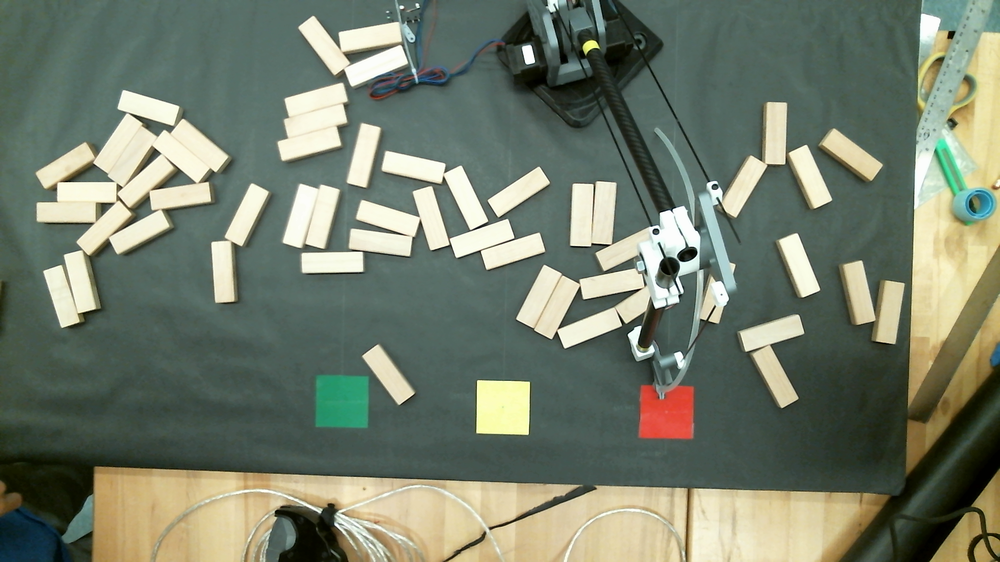
#> input picture cvTesting/test_frames/frame_7.png, 1000 x 562 px, shrunk from 1920 x 1080 before the run, found by its file name
$ python contourTestIan.py
#> lines starting #> are read from the running program, lines starting #| are printed output that depends on the picture; after the words box and inside, x2 and y2 are one past the last pixel; in counts of white or black regions, pixels touching at a corner belong together
import numpy as np
import cv2 as cv
im = cv.imread('C:\\dev\\git\\armadillo\\cvTesting\\test_frames\\frame_7.png')
#> im is the input picture: shape (562, 1000, 3); mean B, G, R 108.1, 125.4, 116.3
imgray = cv.cvtColor(im, cv.COLOR_BGR2GRAY)
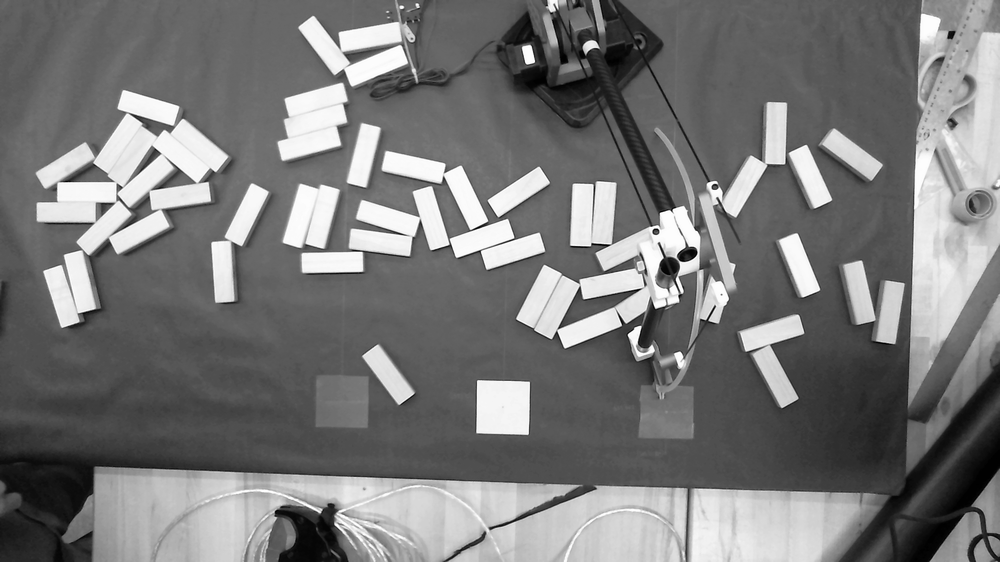
#> imgray: shape (562, 1000); min 0, max 255, mean 120.7
ret, thresh = cv.threshold(imgray, 127, 255, 0)
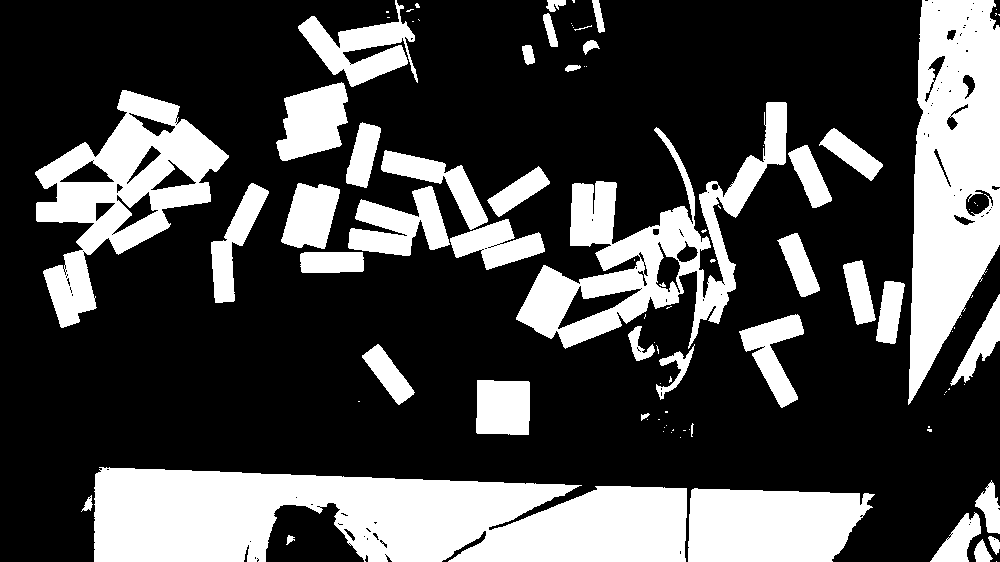
#> thresh: shape (562, 1000); 29.3% white; 95 white regions (54 under 20 px)
contours, hierarchy = cv.findContours(thresh, cv.RETR_TREE, cv.CHAIN_APPROX_SIMPLE)
#> contours = 233 contours, 166 with area under 20; largest, box (x1, y1, x2, y2) and area: (94, 467, 687, 562) 43718, (908, 0, 1000, 405) 26610, (516, 102, 787, 349) 20192, (35, 90, 229, 328) 19424, (688, 488, 875, 562) 11498

print(contours)
#> (printed output is left out)
print(type(contours))
print(type(contours[0]))
print(type(contours[0][0]))
print(type(contours[0][0][0]))
print(type(contours[0][0][0][0]))

# cv.drawContours(im, contours, -1, (0,255,0), 3)
# cv.imshow("hello world", im)
# cv.waitKey()

$ run again, with cvTesting/test_frames/frame_0.png copied over cvTesting/test_frames/frame_7.png
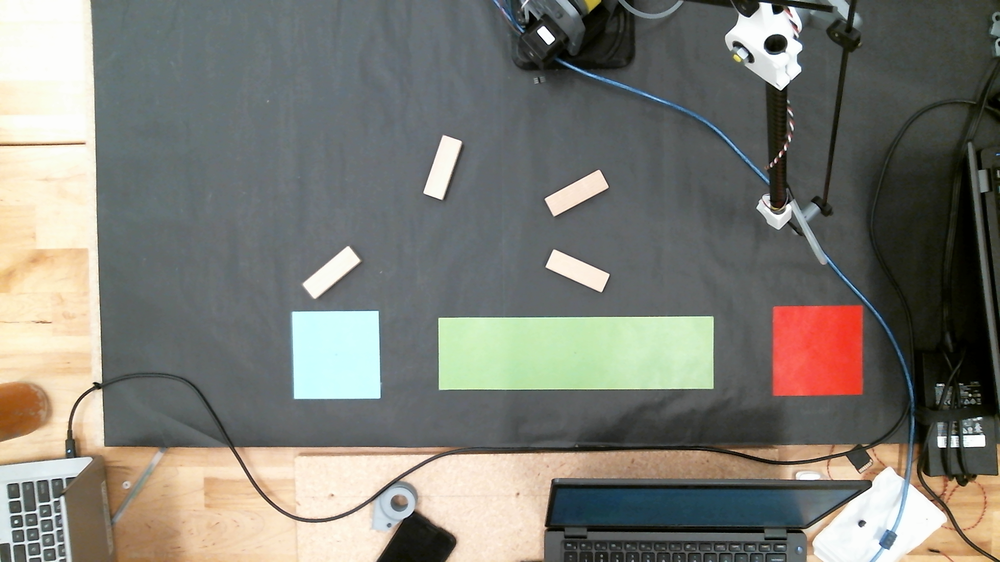
#> input picture cvTesting/test_frames/frame_0.png, 1000 x 562 px, shrunk from 1920 x 1080 before the run, found by its file name
#> im is the input picture: shape (562, 1000, 3); mean B, G, R 115.8, 123.3, 124
#> `imgray = cv.cvtColor(im, cv.COLOR_BGR2GRAY)`:
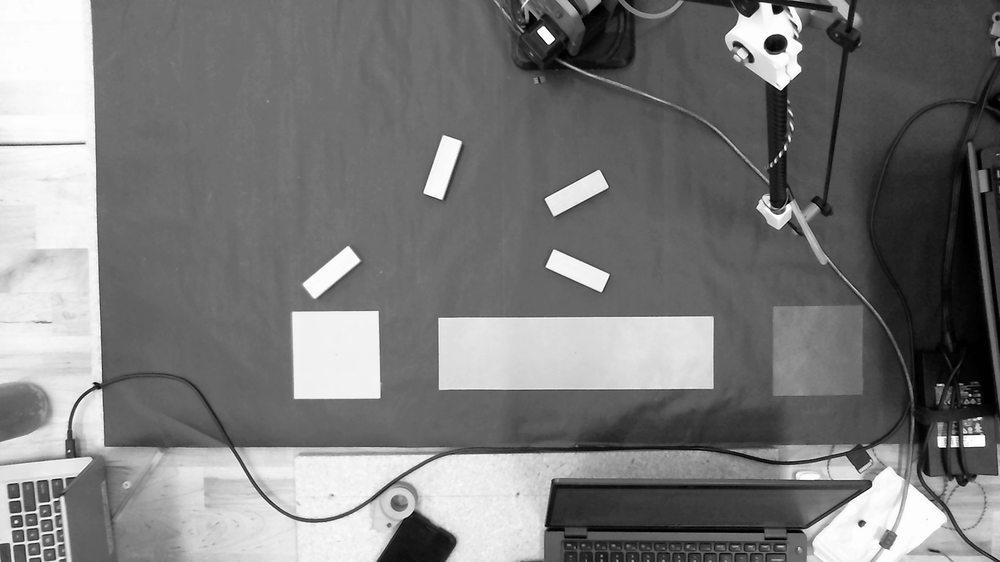
#> imgray: shape (562, 1000); min 0, max 255, mean 122.6
#> `ret, thresh = cv.threshold(imgray, 127, 255, 0)`:
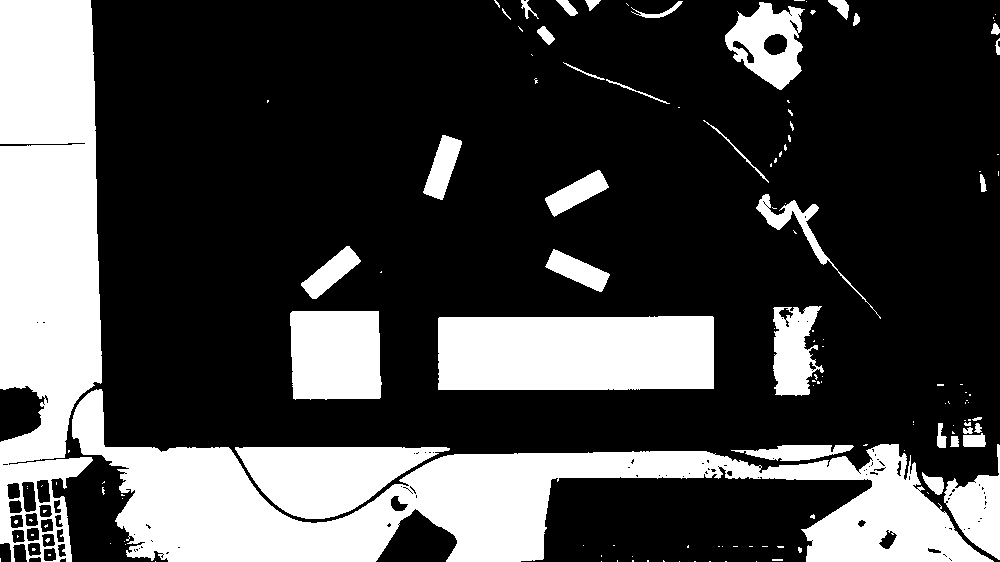
#> thresh: shape (562, 1000); 28% white; 140 white regions (102 under 20 px)
#> contours = 283 contours, 217 with area under 20; largest, box (x1, y1, x2, y2) and area: (72, 389, 994, 562) 53302, (0, 0, 102, 562) 46383, (438, 316, 714, 390) 19762, (235, 447, 450, 519) 9238, (290, 311, 382, 400) 7620
#| [array([[[756, 561]]], dtype=int32), array([[[725, 561]],
#|        [[726, 561]]], dtype=int32), array([[[709, 561]],
#|        [[710, 561]]], dtype=int32), array([[[694, 561]],
#|        [[695, 561]]], dtype=int32), array([[[679, 561]]], dtype=int32), array([[[601, 561]]], dtype=int32), array([[[155, 561]]], dtype=int32), array([[[663, 560]],
#|        [[663, 561]],
#|        [[664, 561]]], dtype=int32), array([[[647, 560]],
#> (further printed lines are left out)

$ run again, with cvTesting/test_frames/frame_1.png copied over cvTesting/test_frames/frame_7.png
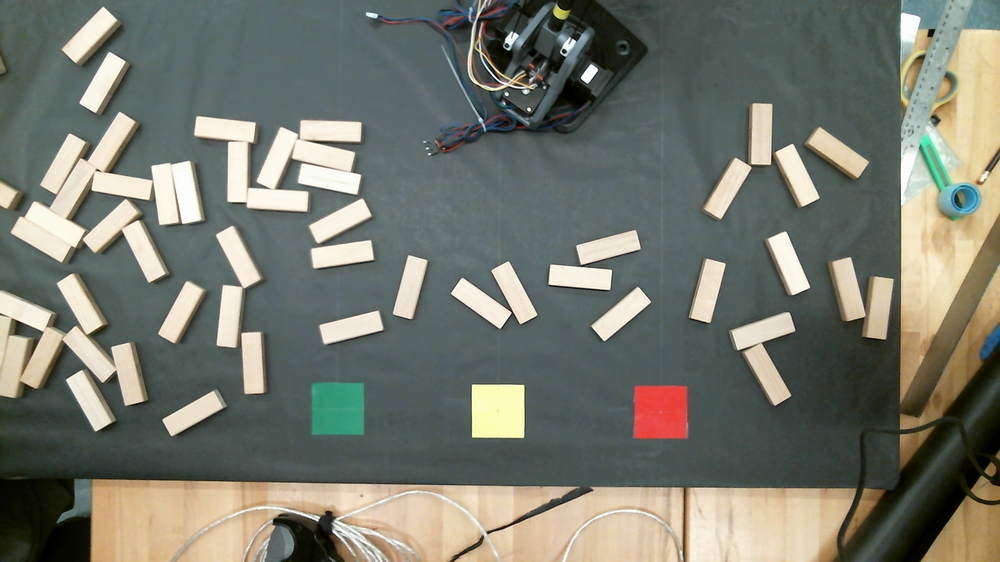
#> input picture cvTesting/test_frames/frame_1.png, 1000 x 562 px, shrunk from 1920 x 1080 before the run, found by its file name
#> im is the input picture: shape (562, 1000, 3); mean B, G, R 109.4, 120.5, 117.2
#> `imgray = cv.cvtColor(im, cv.COLOR_BGR2GRAY)`:
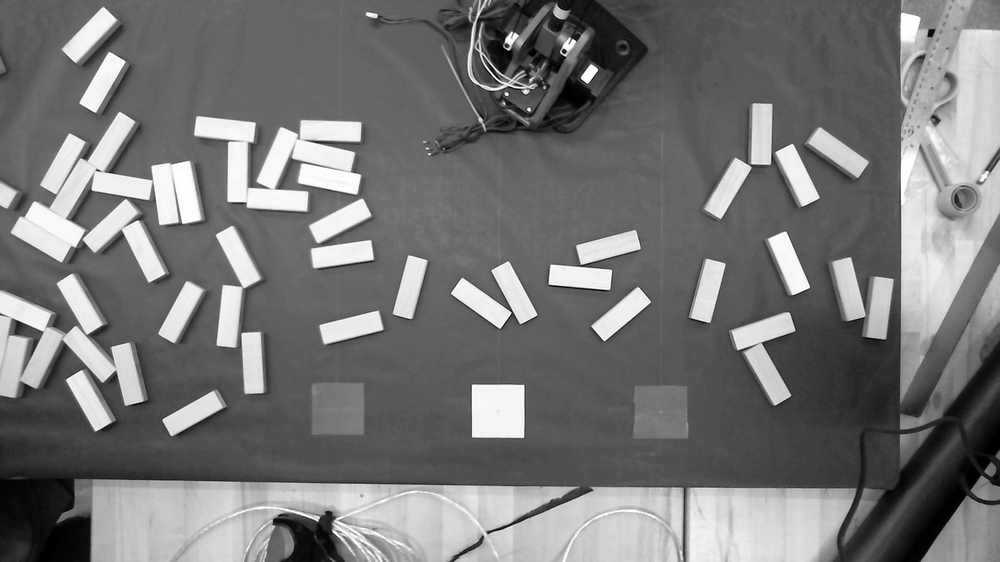
#> imgray: shape (562, 1000); min 0, max 255, mean 118.2
#> `ret, thresh = cv.threshold(imgray, 127, 255, 0)`:
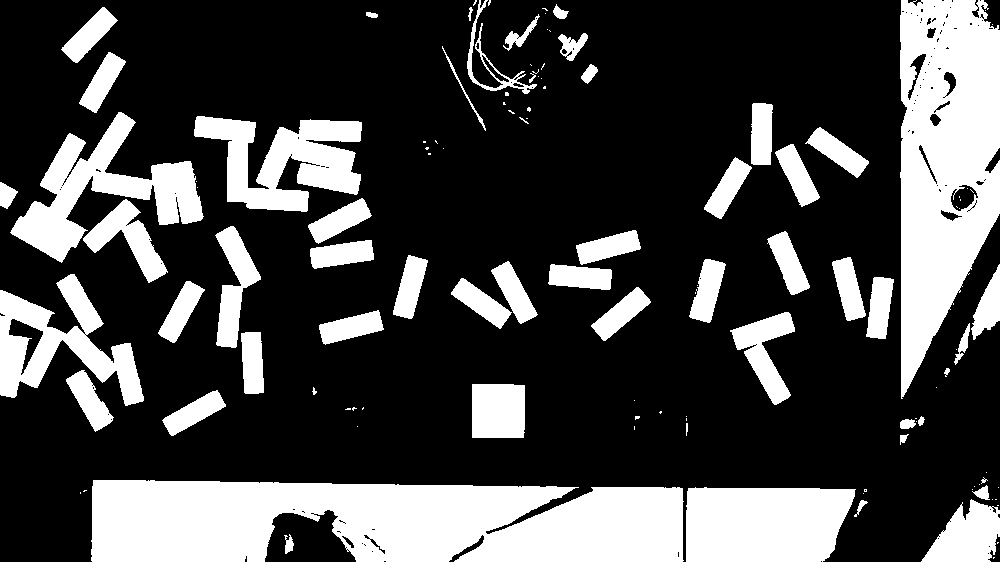
#> thresh: shape (562, 1000); 27.8% white; 119 white regions (63 under 20 px)
#> contours = 259 contours, 189 with area under 20; largest, box (x1, y1, x2, y2) and area: (91, 480, 684, 562) 41038, (900, 0, 1000, 399) 29296, (686, 487, 856, 562) 11284, (10, 112, 204, 263) 9486, (194, 116, 362, 212) 8558
#> (printed output is left out)

$ run again, with cvTesting/test_frames/frame_2.png copied over cvTesting/test_frames/frame_7.png
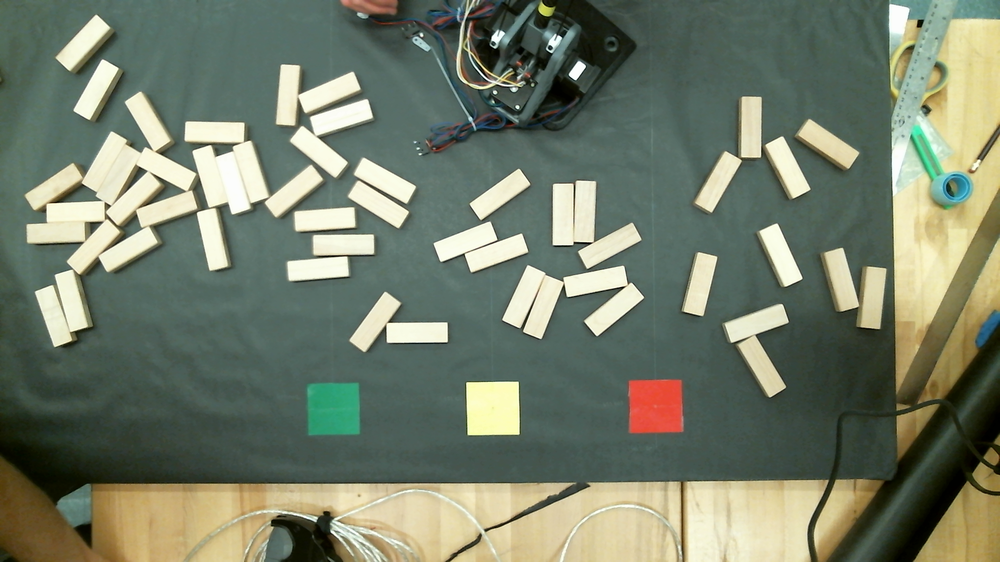
#> input picture cvTesting/test_frames/frame_2.png, 1000 x 562 px, shrunk from 1920 x 1080 before the run, found by its file name
#> im is the input picture: shape (562, 1000, 3); mean B, G, R 106.3, 125.4, 116.5
#> `imgray = cv.cvtColor(im, cv.COLOR_BGR2GRAY)`:
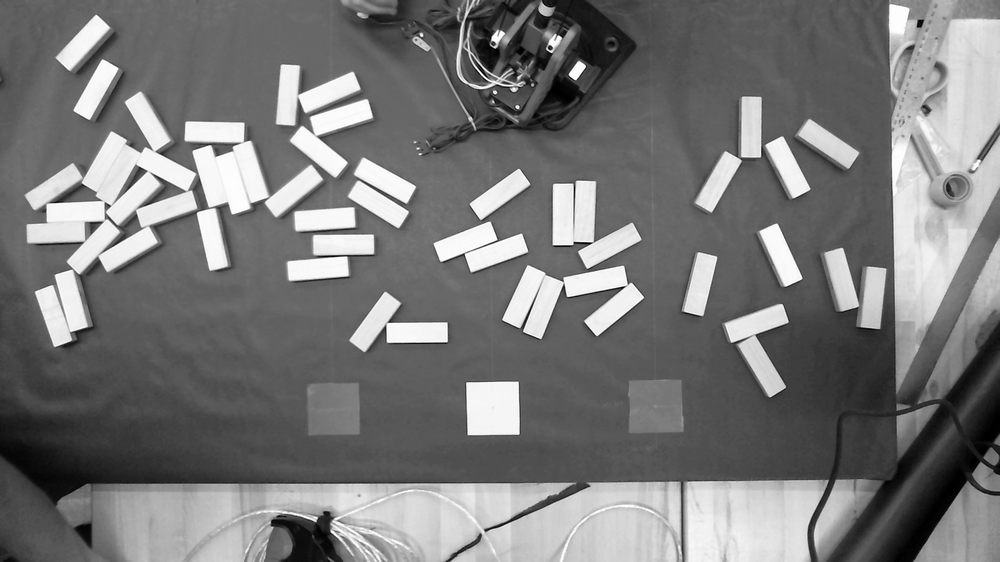
#> imgray: shape (562, 1000); min 0, max 255, mean 120.6
#> `ret, thresh = cv.threshold(imgray, 127, 255, 0)`:
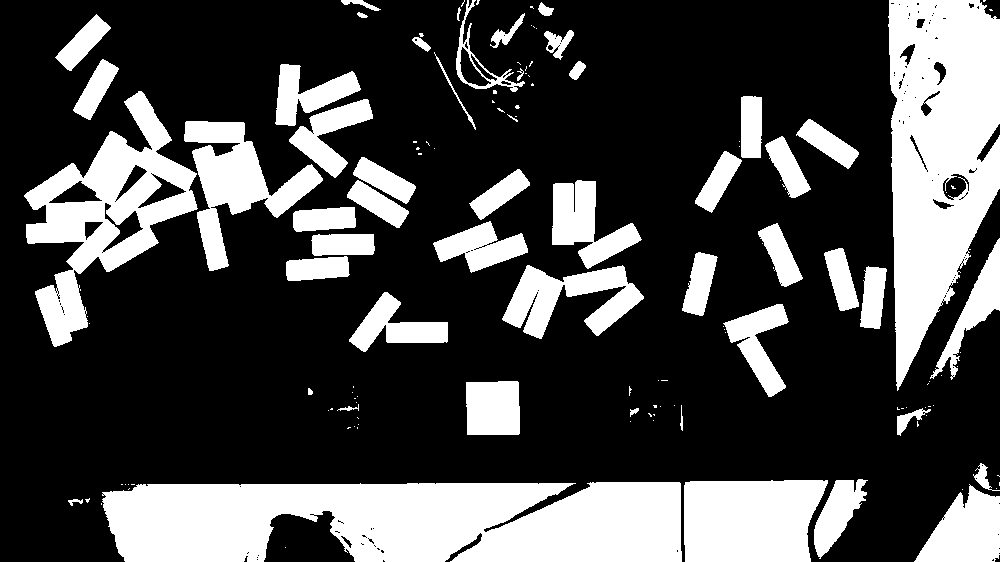
#> thresh: shape (562, 1000); 28.8% white; 138 white regions (87 under 20 px)
#> contours = 299 contours, 231 with area under 20; largest, box (x1, y1, x2, y2) and area: (102, 482, 682, 562) 39714, (888, 0, 1000, 391) 30586, (24, 91, 198, 347) 17291, (684, 480, 828, 562) 10346, (184, 121, 323, 271) 7234
#> (printed output is left out)
